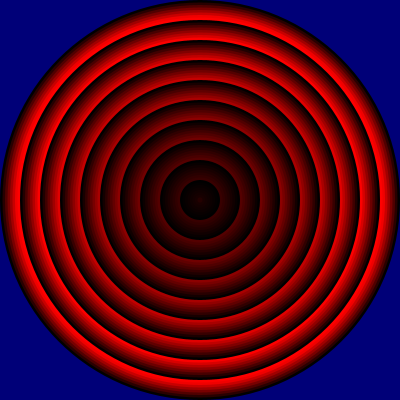
Frame 1 (no input)
Frame 60 (the mouse pressed at the canvas centre just before this capture): identical to frame 1, image omitted
Frame 120 (the mouse held since frame 60 and released just before this capture): identical to frame 1, image omitted

The Processing sketch that drew this single still picture (run headless with seeded random() and noise(); from frame 60 on, the mouse is pressed at the canvas centre):

// Processing sketch: looneyTunes
// ── looneyTunes.pde
 void setup(){
   size(400,400);
  surface.setResizable(true);
  ellipseMode(CENTER);
}
void draw(){
  background(0,0,120);
  for(int i = width; i > 0; i-=width/10){
    noStroke();
    for(int iColor = 0;iColor < 10; iColor++){
          fill(iColor*i/10,0,0);
          circle(width/2,height/2,i-iColor*5);
    }
  }
}
